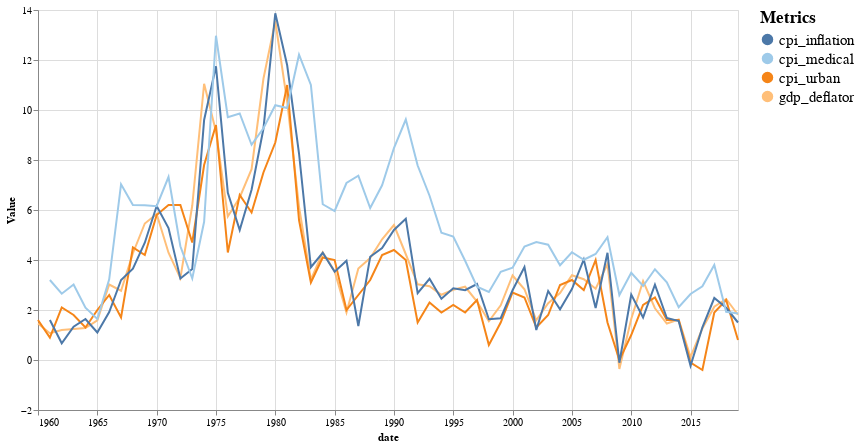

The notebook cell this image was saved under:
### Markdown cell above
## CPI Inflation Baskets

### Code cell
#hide-input
make_multi_LineGraph(_prices,False)

### Figure 1 — Vega-Lite specification as saved in the notebook (floating-point values rounded to 4 significant figures; data arrays with more than 128 entries replaced by an {"elided": "..."} marker saying what was removed)
{"config": {"view": {"continuousWidth": 400, "continuousHeight": 300}}, "layer": [{"mark": "line", "encoding": {"color": {"type": "nominal", "field": "Metric", "legend": {"labelFontSize": 15, "title": "Metrics", "titleFontSize": 17}, "scale": {"scheme": "tableau20"}}, "x": {"type": "temporal", "field": "date"}, "y": {"type": "quantitative", "field": "Value", "scale": {"type": "linear"}}}}, {"mark": {"type": "rule", "color": "#aaa"}, "encoding": {"x": {"type": "temporal", "field": "date"}}, "transform": [{"filter": {"selection": "selector021"}}]}, {"mark": "circle", "encoding": {"color": {"type": "nominal", "field": "Metric", "legend": {"labelFontSize": 15, "title": "Metrics", "titleFontSize": 17}, "scale": {"scheme": "tableau20"}}, "opacity": {"condition": {"value": 1, "selection": "selector021"}, "value": 0}, "x": {"type": "temporal", "field": "date"}, "y": {"type": "quantitative", "field": "Value", "scale": {"type": "linear"}}}, "selection": {"selector021": {"type": "multi", "fields": ["Metric"], "bind": "legend", "on": "mouseover", "nearest": true, "empty": "none"}}}, {"mark": {"type": "text", "align": "left", "dx": 5, "dy": -5, "stroke": "white", "strokeWidth": 2}, "encoding": {"color": {"type": "nominal", "field": "Metric", "legend": {"labelFontSize": 15, "title": "Metrics", "titleFontSize": 17}, "scale": {"scheme": "tableau20"}}, "text": {"type": "quantitative", "field": "Value"}, "x": {"type": "temporal", "field": "date"}, "y": {"type": "quantitative", "field": "Value", "scale": {"type": "linear"}}}, "transform": [{"filter": {"selection": "selector021"}}]}, {"mark": {"type": "text", "align": "left", "dx": 5, "dy": -5}, "encoding": {"color": {"type": "nominal", "field": "Metric", "legend": {"labelFontSize": 15, "title": "Metrics", "titleFontSize": 17}, "scale": {"scheme": "tableau20"}}, "text": {"type": "quantitative", "field": "Value"}, "x": {"type": "temporal", "field": "date"}, "y": {"type": "quantitative", "field": "Value", "scale": {"type": "linear"}}}, "transform": [{"filter": {"selection": "selector021"}}]}], "data": {"name": "data-cf646a0ca0e49cedcae523f66c604d79"}, "height": 400, "width": 700, "$schema": "https://vega.github.io/schema/vega-lite/v4.8.1.json", "datasets": {"data-cf646a0ca0e49cedcae523f66c604d79": {"elided": "238 records"}}}
